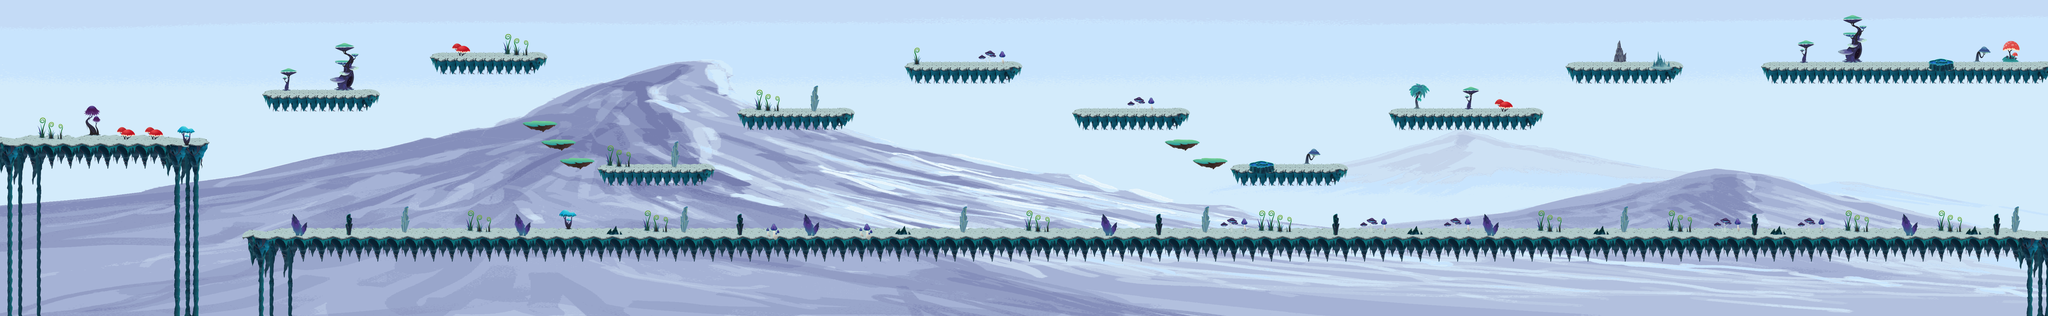

This is a level from a 2D game, rendered from its Tiled map with the project's own tilesets. A one-line summary and the map file follow, with tile-layer data summarised:
An orthogonal 220x34 tile map with 32x32 px tiles, 3 tile layers (Spike, Foreground, Objekte), 1 image layer and 60 objects (30x CoinEntity, 17x Ground, 9x EnemyEntity, mainPlayer, game.LevelEntity, ...).

<map version="1.0" orientation="orthogonal" renderorder="left-up" width="220" height="34" tilewidth="32" tileheight="32" nextobjectid="562">
 <tileset firstgid="1" name="glitch" tilewidth="32" tileheight="32">
  <image source="../img/map/glitch.png" width="1024" height="672" />
 </tileset>
 <imagelayer name="Parallax_layer1">
  <image source="../img/background/snow.png" />
 </imagelayer>
 <layer name="Spike" width="220" height="34">
  <data>[7480 cells, 0 non-empty, 0 distinct tile ids]</data>
 </layer>
 <layer name="Foreground" width="220" height="34">
  <data>[7480 cells, 1971 non-empty, 141 distinct tile ids]</data>
 </layer>
 <layer name="Objekte" width="220" height="34">
  <data>[7480 cells, 447 non-empty, 141 distinct tile ids]</data>
 </layer>
 <objectgroup name="Object">
  <properties>
   <property name="duration" value="300" />
   <property name="fade" value="#300000" />
  </properties>
  <object id="3" name="mainPlayer" x="-4" y="420" width="32" height="64">
   <properties>
    <property name="image" value="gripe_run_right" />
    <property name="spritewidth" value="64" />
   </properties>
  </object>
  <object id="5" name="game.LevelEntity" x="6998.61" y="-4010.82" width="39" height="1e+06">
   <properties>
    <property name="duration" value="300" />
    <property name="fade" value="#009900" />
    <property name="to" value="9" />
   </properties>
  </object>
  <object id="19" name="SpikeEntity" x="-0.0303" y="1038.33" width="7038.15" height="51" />
  <object id="178" name="CoinEntity" x="571" y="420" width="32" height="32">
   <properties>
    <property name="image" value="spinning_coin_gold" />
    <property name="spritewidth" value="32" />
   </properties>
  </object>
  <object id="246" name="CoinEntity" x="397" y="437" width="32" height="32">
   <properties>
    <property name="image" value="spinning_coin_gold" />
    <property name="spritewidth" value="32" />
   </properties>
  </object>
  <object id="448" name="CoinEntity" x="215.333" y="427.333" width="32" height="32">
   <properties>
    <property name="image" value="spinning_coin_gold" />
    <property name="spritewidth" value="32" />
   </properties>
  </object>
  <object id="460" name="CoinEntity" x="5871.33" y="730.667" width="32" height="32">
   <properties>
    <property name="image" value="spinning_coin_gold" />
    <property name="spritewidth" value="32" />
   </properties>
  </object>
  <object id="475" name="CoinEntity" x="7084" y="698.5" width="32" height="32">
   <properties>
    <property name="image" value="spinning_coin_gold" />
    <property name="spritewidth" value="32" />
   </properties>
  </object>
  <object id="474" name="CoinEntity" x="6778.33" y="722.833" width="32" height="32">
   <properties>
    <property name="image" value="spinning_coin_gold" />
    <property name="spritewidth" value="32" />
   </properties>
  </object>
  <object id="473" name="CoinEntity" x="6901.67" y="724.167" width="32" height="32">
   <properties>
    <property name="image" value="spinning_coin_gold" />
    <property name="spritewidth" value="32" />
   </properties>
  </object>
  <object id="471" name="CoinEntity" x="6644.67" y="720.167" width="32" height="32">
   <properties>
    <property name="image" value="spinning_coin_gold" />
    <property name="spritewidth" value="32" />
   </properties>
  </object>
  <object id="467" name="CoinEntity" x="6410" y="728.833" width="32" height="32">
   <properties>
    <property name="image" value="spinning_coin_gold" />
    <property name="spritewidth" value="32" />
   </properties>
  </object>
  <object id="462" name="CoinEntity" x="6152" y="726.667" width="32" height="32">
   <properties>
    <property name="image" value="spinning_coin_gold" />
    <property name="spritewidth" value="32" />
   </properties>
  </object>
  <object id="504" name="ScrollEntity" x="6847" y="152" width="32" height="32">
   <properties>
    <property name="image" value="spinning_scrolls_red" />
    <property name="scrollIndex" value="9" />
    <property name="spritewidth" value="32" />
    <property name="type" value="potion" />
   </properties>
  </object>
  <object id="534" name="CoinEntity" x="1574.41" y="82.7275" width="32" height="32">
   <properties>
    <property name="image" value="spinning_coin_gold" />
    <property name="spritewidth" value="32" />
   </properties>
  </object>
  <object id="535" name="CoinEntity" x="1785.59" y="77.2725" width="32" height="32">
   <properties>
    <property name="image" value="spinning_coin_gold" />
    <property name="spritewidth" value="32" />
   </properties>
  </object>
  <object id="536" name="CoinEntity" x="2142.41" y="494.728" width="32" height="32">
   <properties>
    <property name="image" value="spinning_coin_gold" />
    <property name="spritewidth" value="32" />
   </properties>
  </object>
  <object id="537" name="CoinEntity" x="2353.59" y="489.273" width="32" height="32">
   <properties>
    <property name="image" value="spinning_coin_gold" />
    <property name="spritewidth" value="32" />
   </properties>
  </object>
  <object id="538" name="CoinEntity" x="1030.41" y="246.728" width="32" height="32">
   <properties>
    <property name="image" value="spinning_coin_gold" />
    <property name="spritewidth" value="32" />
   </properties>
  </object>
  <object id="539" name="CoinEntity" x="1241.59" y="241.273" width="32" height="32">
   <properties>
    <property name="image" value="spinning_coin_gold" />
    <property name="spritewidth" value="32" />
   </properties>
  </object>
  <object id="540" name="CoinEntity" x="2602.41" y="302.728" width="32" height="32">
   <properties>
    <property name="image" value="spinning_coin_gold" />
    <property name="spritewidth" value="32" />
   </properties>
  </object>
  <object id="541" name="CoinEntity" x="2813.59" y="297.273" width="32" height="32">
   <properties>
    <property name="image" value="spinning_coin_gold" />
    <property name="spritewidth" value="32" />
   </properties>
  </object>
  <object id="542" name="CoinEntity" x="3194.41" y="154.728" width="32" height="32">
   <properties>
    <property name="image" value="spinning_coin_gold" />
    <property name="spritewidth" value="32" />
   </properties>
  </object>
  <object id="543" name="CoinEntity" x="3405.59" y="149.273" width="32" height="32">
   <properties>
    <property name="image" value="spinning_coin_gold" />
    <property name="spritewidth" value="32" />
   </properties>
  </object>
  <object id="544" name="CoinEntity" x="3798.41" y="306.728" width="32" height="32">
   <properties>
    <property name="image" value="spinning_coin_gold" />
    <property name="spritewidth" value="32" />
   </properties>
  </object>
  <object id="545" name="CoinEntity" x="4009.59" y="301.273" width="32" height="32">
   <properties>
    <property name="image" value="spinning_coin_gold" />
    <property name="spritewidth" value="32" />
   </properties>
  </object>
  <object id="546" name="CoinEntity" x="4342.41" y="510.728" width="32" height="32">
   <properties>
    <property name="image" value="spinning_coin_gold" />
    <property name="spritewidth" value="32" />
   </properties>
  </object>
  <object id="547" name="CoinEntity" x="4553.59" y="505.273" width="32" height="32">
   <properties>
    <property name="image" value="spinning_coin_gold" />
    <property name="spritewidth" value="32" />
   </properties>
  </object>
  <object id="552" name="CoinEntity" x="4874.41" y="302.728" width="32" height="32">
   <properties>
    <property name="image" value="spinning_coin_gold" />
    <property name="spritewidth" value="32" />
   </properties>
  </object>
  </objectgroup>
 <objectgroup name="EnemyEntities">
  <!-- 9 objects omitted --></objectgroup>
 <objectgroup name="collision">
  <!-- 17 objects omitted --></objectgroup>
</map>
<!-- 31 of 60 objects omitted -->
